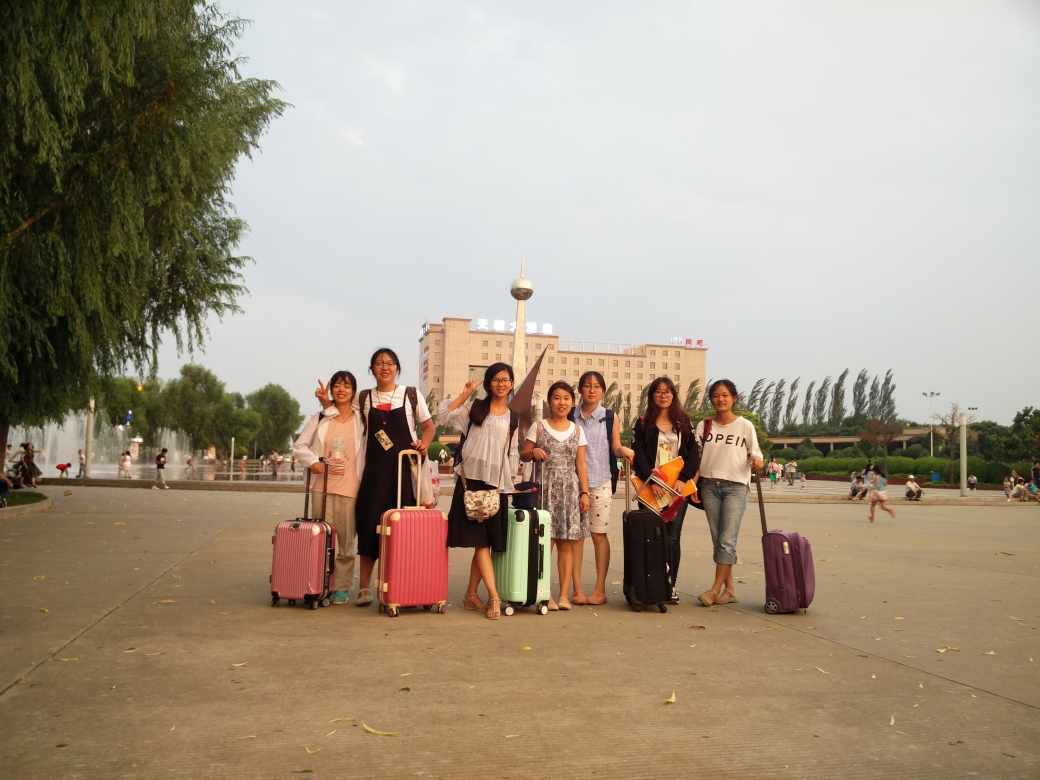
#> input picture City_Color/test/1 - 副本 (2).jpg, 4160 x 3120 px (shown at 1/4 size); its folder holds only this picture in this run
$ python '笔记3.py'   (older library calls are emulated)
#> lines starting #> are read from the running program, lines starting #| are printed output that depends on the picture
# -*- coding: utf-8 -*-
"""
Created on Fri Jul 20 17:54:55 2018

@author: Ao
"""
import matplotlib.pyplot as plt
import matplotlib.image as mpimg
import numpy as np
#np.set_printoptions(threshold=np.inf)
from numpy.random import rand
from scipy import misc

from sklearn import cluster,datasets,mixture
from sklearn.neighbors import kneighbors_graph
from sklearn.preprocessing import StandardScaler

import os
import time
import warnings
from itertools import cycle, islice
import json


def filePath(dirpath,fileType):
    fileInfo={}
    i=0
    for dirpath,dirNames,fileNames in os.walk(dirpath):
        i+=1
        if fileNames:
            tempList = [f for f in fileNames if f.split('.')[-1] in fileType]
            if tempList:
                fileInfo.setdefault(dirpath,tempList)
    return fileInfo
'''
dirpath=r'J:\Deng\City_Color\test'
imgPath=r'J:\Deng\City_Color\test\IMG_20160704_200653_01.jpg'
fileType=['jpg']
fileInfo=filePath(dirpath,fileType)
print(fileInfo)
fileInfoKeys=list(fileInfo.keys())
#print(fileInfoKeys)
img=fileInfo[fileInfoKeys[0]]
#print(img)
imgPathList=[os.path.join(fileInfoKeys[0],i) for i in img]
#print(imgPathList)
lum_img=mpimg.imread(imgPathList[0])
#print(lum_img)
lum_imgSmall=misc.imresize(lum_img,0.2)
print(len(lum_imgSmall[0,:]))
h,w,d=lum_imgSmall.shape
print(h,w,d)
pixData=np.reshape(lum_imgSmall,(h*w, d))
#print(pixData[:,0])
'''
def getPixData(img):
#> called with img = 'City_Color/test/1 - 副本 (2).jpg'
    lum_img=mpimg.imread(img)
#> lum_img is the input picture: shape (3120, 4160, 3); mean R, G, B 165.4, 151.2, 132.3
#    print(lum_img)
    lum_imgSmall=misc.imresize(lum_img,0.1)
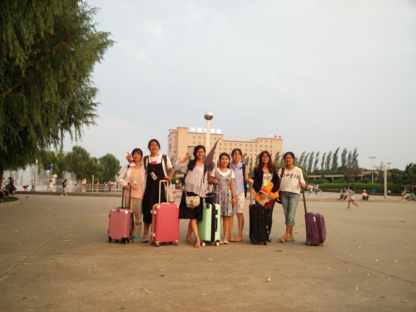
#> lum_imgSmall: shape (312, 416, 3); mean R, G, B 165.4, 151.2, 132.3
    h,w,d=lum_imgSmall.shape
#> h = 312; w = 416; d = 3
    pixData=np.reshape(lum_imgSmall,(h*w, d))
    return lum_imgSmall,pixData#lum_imgSmall是缩放后的三维数组，pixData是降维后的数组

dirpath=r'J:\Deng\City_Color\test'
#imgPath=r'J:\Deng\City_Color\test\IMG_20160704_200653_01.jpg'
fileType=['jpg']
fileInfo=filePath(dirpath,fileType)
fileInfoKeys=list(fileInfo.keys())
img=fileInfo[fileInfoKeys[0]]
imgPathList=[os.path.join(fileInfoKeys[0],i) for i in img]
imgInfo=[(getPixData(img)) for img in imgPathList]
#> imgInfo = 1 item
#print(imgPathList)
#

#print((imgInfo[0])[1].shape)


def cityColorThemes(imgInfo):
    #设置聚类参数，实验中仅使用了Kmeans算法，其他算法执行尝试
    default_base = {'quantile': .3,
                    'eps': .3,
                    'damping': 0.9,
                    'preference': -200,
                    'n_neighbors': 10,
                    'n_clusters': 7}
    #定义参数字典


    datasets=[((i[1],None),{ }) for i in imgInfo]#基于pixData的图像数据，用于聚类计算
#> datasets = 1 item
#    print(datasets)
#   imgInfo=[(getPixData(img)) for img in imgPathList]
    imgList=[i[0] for i in imgInfo]#基于lum_imgSmall的数据图像，用于图像显示，imgInfo为图像列表，
#> imgList = 1 item
#    print(imgList)
    #官方聚类案例中对于datasets的配置


    themes=np.zeros((default_base['n_clusters'], 3))#建立0占位的数组，用于后面主题数据的追加。n_clusters是提取主题色的色彩聚类数量，此处为7，轴2为3，(7,3)，是RGB的数值
    (img,pix)=imgInfo[0]#可以一次性提取元素索引相同的值，img就是lum_imgSmall，而pix是pixData，lum_imgSmall是缩放后的三维数组，pixData是降维后的数组
# [4 lines of commented-out code are left out]
    pixV,pixH=pix.shape#V是一张图像里的所有像素点个数，H是每个像素对应了R，G，B三种值
#> pixV = 129792; pixH = 3
#    print(pixV)
    pred=np.zeros((pixV))#0值占位，
    plt.figure(figsize=(6*3+3, len(imgInfo)*2))#设置图标大小，根据图象的数量来设置高度
    plt.subplots_adjust(left= .02, right=.98, bottom=.001, top=.96, wspace=.3, hspace=.3)
    plot_num=1

#    print('*x*'+'\n')
#    print(enumerate(datasets))
#    print('*x**'+'\n')
    for i_dataset, (dataset, algo_params) in enumerate(datasets):#循环pixData数据，即将预测的每个图像数据。enumerate()函数将可迭代队象组成一个索引序列，可以同时获取索引和值，其中i_dataset为索引，从0开始
#        print(i_dataset)
        params=default_base.copy()
        #print(params)
        params.update(algo_params)#替换原来的，更新数据
        #print(params)
        X, y = dataset#用于机器学习的数据一般包括特征数据和类标，此次实验为无监督分类的聚类，没有类标，并将其在前文中设置为None对象

        Xstd = StandardScaler().fit_transform(X)#只用于二维显示，不用于聚类计算

#        print('***'+'\n')
#        print(Xstd)
#        print('***'+'\n')
        '''
        ***参数设定Start***
        '''
        two_means = cluster.MiniBatchKMeans(n_clusters=params['n_clusters'])

        spectral = cluster.SpectralClustering(n_clusters=params['n_clusters'],
                                              eigen_solver='arpack',affinity="nearest_neighbors")
        dbscan = cluster.DBSCAN(eps=params['eps'])
        affinity_propagation = cluster.AffinityPropagation(damping=params['damping'],
                                                           preference=params['preference'])
        birch = cluster.Birch(n_clusters=params['n_clusters'])
        gmn = mixture.GaussianMixture(n_components=params['n_clusters'],covariance_type='full')
        km=cluster.KMeans(n_clusters=params['n_clusters'])
        '''
        ***参数设定END***
        '''

        clustering_algorithms=(
#                ('Kmeans', km),
                ('MiniBatchKMeans', two_means),
#                ('AffinityPropagation', affinity_propagation),
#                ('MeanShift', ms),
#                ('SpectralClusterig', spectral),
#                ('Ward', ward),
#                ('AgglcmerativeClustering', average_linkage),
#                ('DBSCAN',dbscan),
#                ('birch',birch),
#                ('GaussianMixture',gmn)
                )
#        print('***'+'\n')
#        print(len(clustering_algorithms))
#        print('***'+'\n')
#循环算法
        for name, algorithm in clustering_algorithms:
# [5 lines of commented-out code are left out]
            t0=time.time()
#            print (time.asctime(time.localtime(time.time())))
            with warnings.catch_warnings():
                warnings.filterwarnings(
                        "ignore",
                        message="the number of connected ,spectral embedding"+"may not work as expected",
                        category = UserWarning)
                algorithm.fit(X)
            quantize=np.array(algorithm.cluster_centers_,dtype=np.uint8)#提取聚类的中心，定义为主题色
            themes=np.vstack((themes,quantize))#数据追加主题色
            t1=time.time()

            if hasattr(algorithm, 'labels'):
                y_pred = algorithm.labels_.astype(np.int)
            else:
                y_pred = algorithm.predict(X)

            pred=np.vstack((pred, y_pred))

            figWidth = (len(clustering_algorithms)+2)*3
            plt.subplot(len(datasets), figWidth, plot_num)
            plt.imshow(imgList[i_dataset])
            plt.subplot(len(datasets), figWidth, plot_num+1)
            if i_dataset == 0:
                plt.title(name, size=18)
            colors = np.array(list(islice(cycle(['#377eb8','#ff7f00','#4daf4a',
                                             '#f781bf','#a65628','#984ea3',
                                             '#999999','#e41a1c','#dede00']),
                                             int(max(y_pred)+1))))
            plt.scatter(Xstd[:, 0], Xstd[:, 1], s=10, color=colors[y_pred])
            plt.xlim(-2.5,2.5)
            plt.ylim(-2.5,2.5)
            plt.xticks(())
            plt.yticks(())
            plt.text(.99,.01,('%.2fs' % (t1 - t0)).lstrip('0'),
                 transform=plt.gca().transAxes,size=15,
                 horizontalalignment ='right')
            '''
            配置主题色子图参数配置
            '''
            plt.subplot(len(datasets), figWidth, plot_num+2)
            t=1
            pale=np.zeros(imgList[i_dataset].shape, dtype=np.uint8)
            h,w,_=pale.shape
            ph=h/len(quantize)
            for y in range(h):
                pale[y,::] = np.array(quantize[int(y/ph)], dtype=np.uint8)
            plt.imshow(pale)
            t+=1
            plot_num+=3
#> this loop made 1 pass
#> i_dataset on pass 1: 0
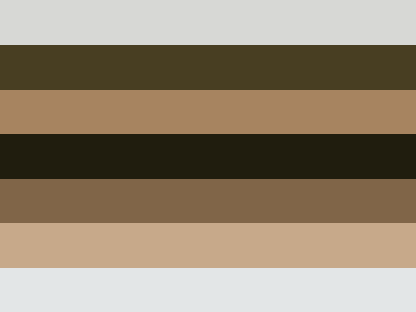
#> pale: shape (312, 416, 3); mean of channels 0, 1, 2 148.3, 133.9, 113.8; drawn as R, G, B
#> after the loop, plot_num = 4
    plt.show()
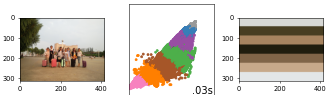
#> figure drawn by matplotlib, 3 panels
    return themes,pred


cityColorThemes(imgInfo)
